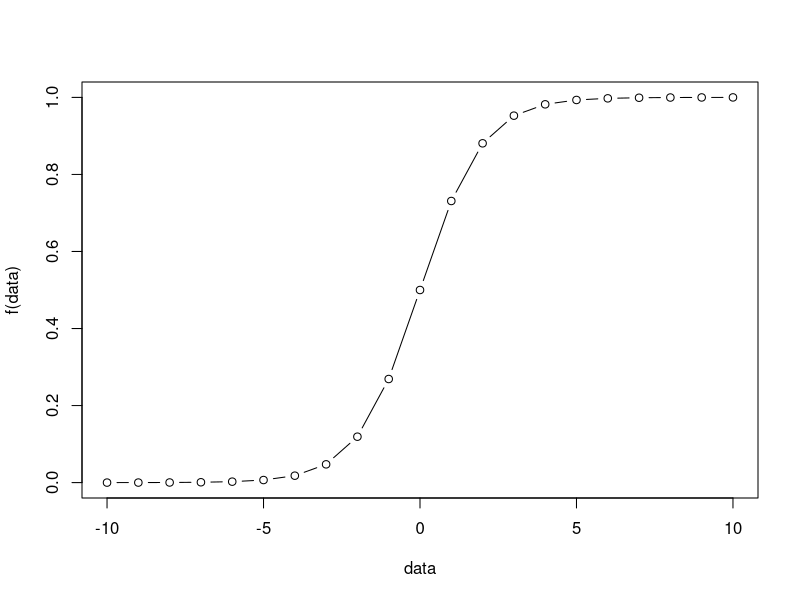

Generate this figure with R:
## ---- chunk 1
f<-function(x){exp(x)/(1+exp(x))}
data<-seq(-10,10,1)
plot(data,f(data),type = "b")
  
